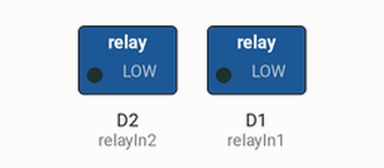
A sketch run on a simulated ESP8266 (NodeMCU). Parts: switched loads named in the sketch (green lamp = pin HIGH).

Above: at 1.0 s.
At 3.0 s:
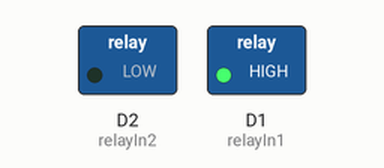
Timing chart, 0 to 5.2 s (numbered marks = the images above):
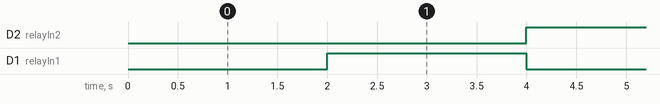

The sketch:

2_Channel_Relay.ino
```cpp
int relayIn1=D1;
int relayIn2=D2;
void setup() {
  pinMode(relayIn1, OUTPUT);
  pinMode(relayIn2, OUTPUT);
}

void loop() {
  digitalWrite(relayIn1, LOW);
  delay(2000);
  digitalWrite(relayIn1, HIGH);

  digitalWrite(relayIn2, LOW);
  delay(2000);
  digitalWrite(relayIn2, HIGH);
}
```

Measured:
- by itself, D2 (relayIn2), D1 (relayIn1): alternates HIGH for 2.0 s and LOW for 2.0 s
- by itself, everything shown: repeats every 4.0 s, in 3 steps
